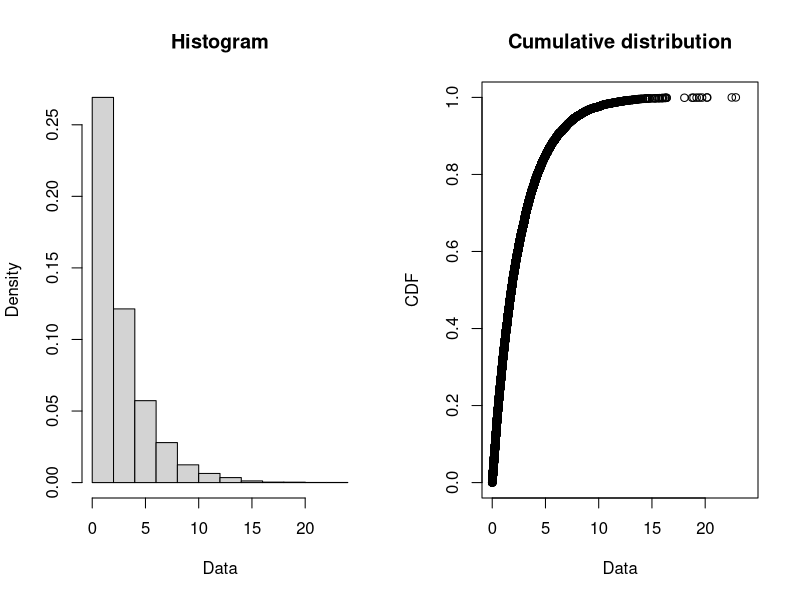
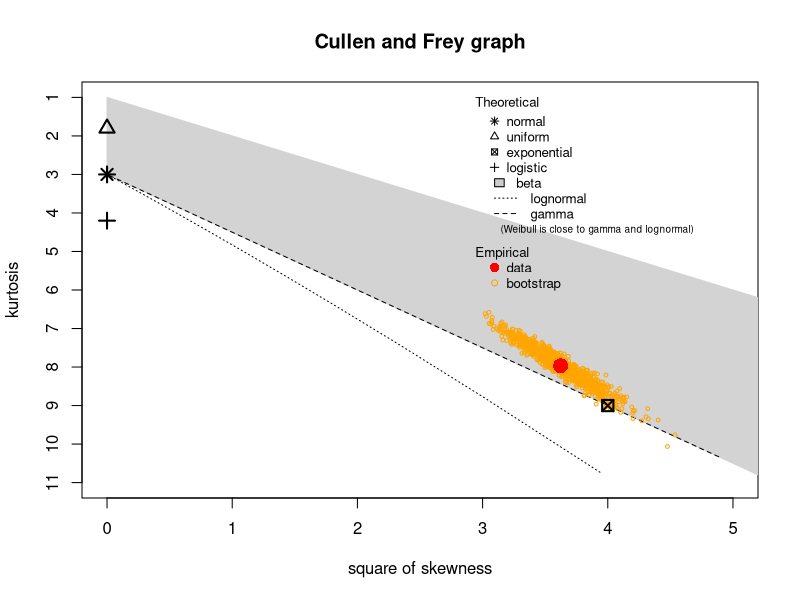
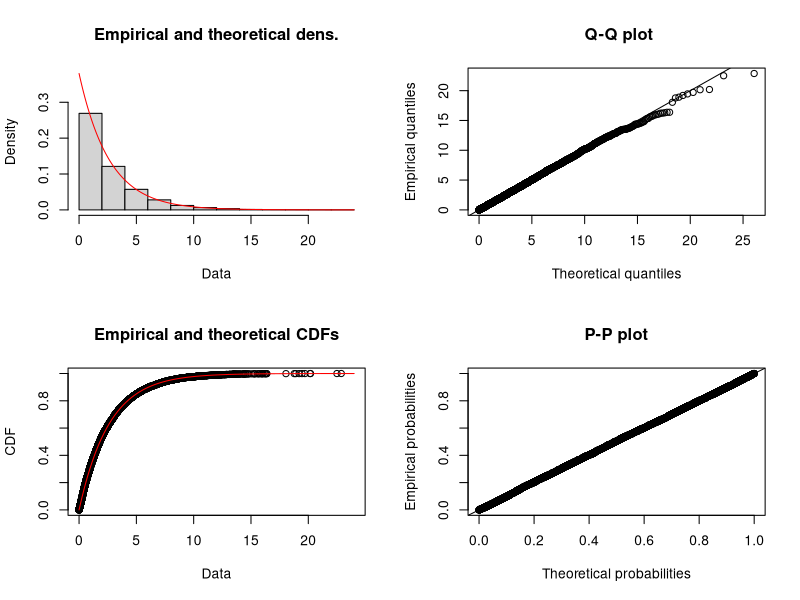
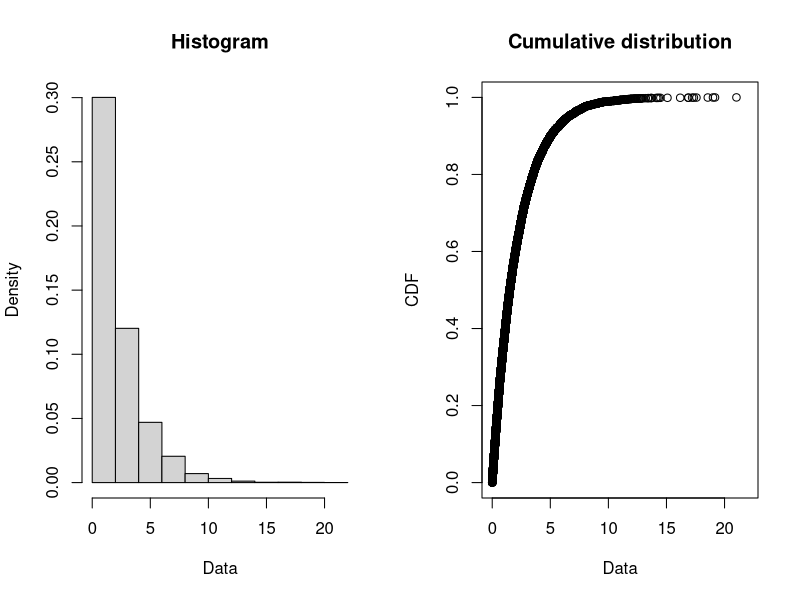
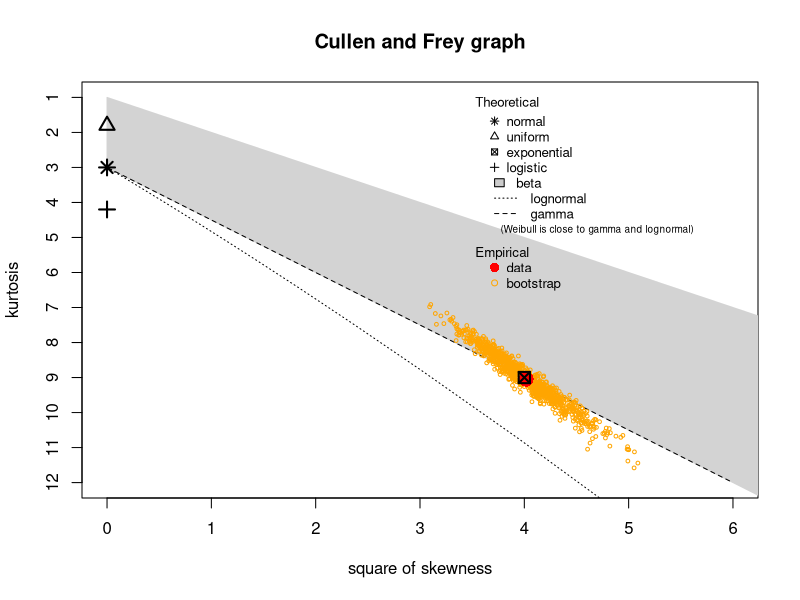
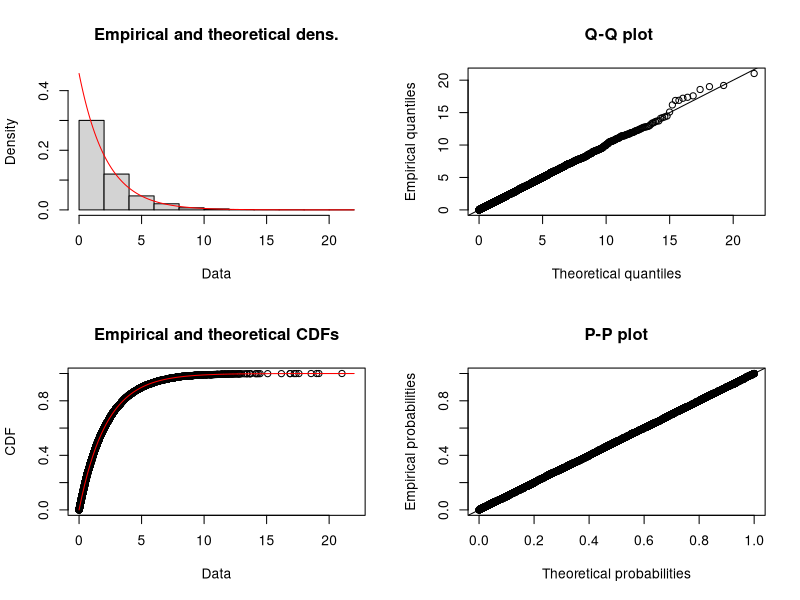
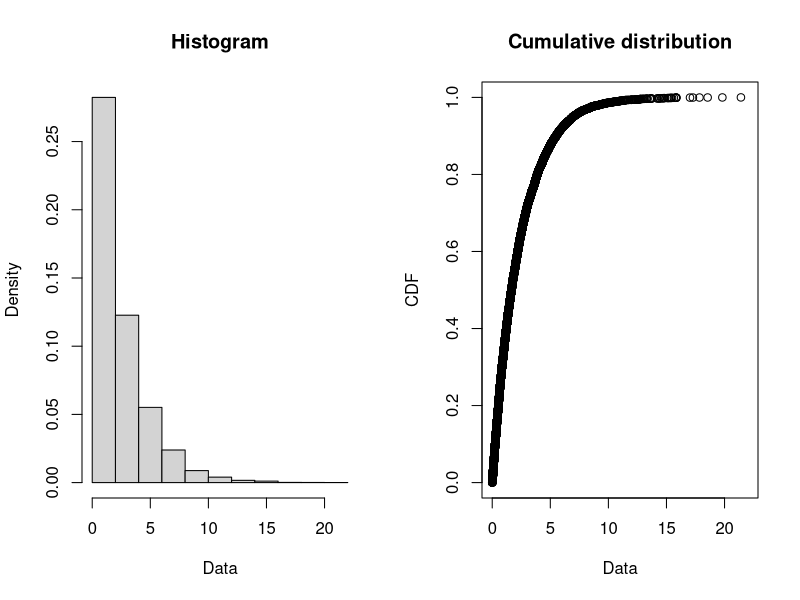
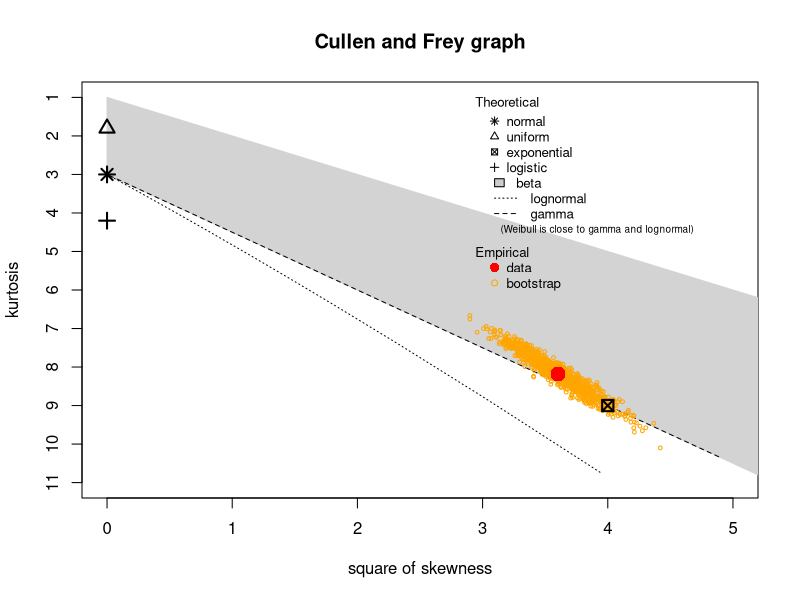

The R script that drew these images, in order:
#----------------------paquetes-------------------------
library(readxl)
library(MASS)
library(fitdistrplus)
library(lubridate)
library(dplyr)
#-----------------Datos------------------------------
Casos_Reportados_Kennedy <- read_excel("Casos_Reportados.xlsx",sheet = "Casos Reportados Kennedy")
Casos_Reportados_Bosa <- read_excel("Casos_Reportados.xlsx",sheet = "Casos Reportados Bosa")
Casos_Reportados_Suba <- read_excel("Casos_Reportados.xlsx",sheet = "Casos Reportados Suba")
#--------------Kennedy-------------------------
difK<-as.numeric(difftime(Casos_Reportados_Kennedy$Fecha ,lag(Casos_Reportados_Kennedy$Fecha) , units = c("hours")))
difK<-difK[2:length(difK)]
plotdist(difK)
descdist(difK,boot = 1000)
fdistK<-fitdist(difK,"exp")
summary(fdistK)
plot(fdistK)
gfstatK<-gofstat(fdistK)
View(gfstatK)
#-------------Bosa---------------------------------------------------------
difB<-as.numeric(difftime(Casos_Reportados_Bosa$Fecha ,lag(Casos_Reportados_Bosa$Fecha) , units = c("hours")))
difB<-difB[2:length(difB)]
plotdist(difB)
descdist(difB,boot = 1000)
fdistB<-fitdist(difB,"exp")
summary(fdistB)
plot(fdistB)
gfstatB<-gofstat(fdistB)
View(gfstatB)
#-------------Suba---------------------------------------------------------
difS<-as.numeric(difftime(Casos_Reportados_Suba$Fecha ,lag(Casos_Reportados_Suba$Fecha) , units = c("hours")))
difS<-difS[2:length(difS)]
plotdist(difS)
descdist(difS,boot = 1000)
fdistS<-fitdist(difS,"exp")
summary(fdistS)
plot(fdistS)
gfstatS<-gofstat(fdistS)
View(gfstatS)
